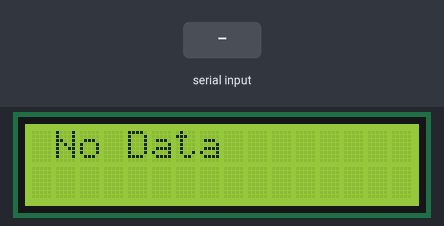
Simulated run of this sketch. Board: Arduino Uno, built with avr-gcc and run on an emulated ATmega328P. Parts: 16×2 character LCD. Inputs (shaded band) come from the test bench.

Above: at 1.7 s.
1.8 s: "1" received over Serial
At 3.4 s:
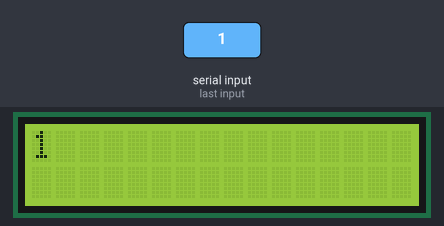
4.5 s: "0" received over Serial
At 6.6 s:
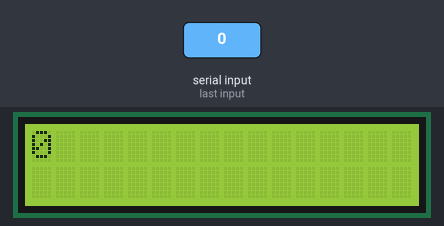
7.0 s: "2" received over Serial
At 8.6 s:
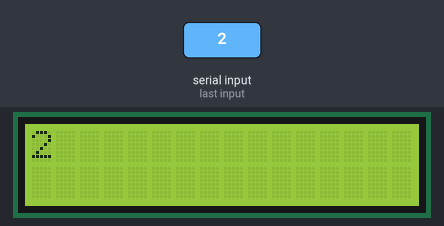
Timing chart, 0 to 10.1 s (numbered marks = the images above; inputs shaded):
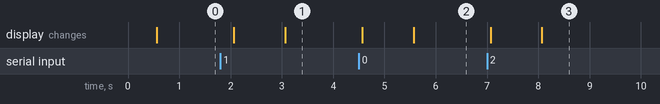

Measured:
- after the input at 1.8 s, the display: first changes after 0.26 s (image 1 shows a later state)
- after the input at 4.5 s, the display: first changes after 0.07 s (image 2 shows a later state)
- after the input at 7.0 s, the display: first changes after 0.07 s (image 3 shows a later state)

The sketch:

ardu-serial-display.ino
```cpp
#include <LiquidCrystal.h>

LiquidCrystal lcd = LiquidCrystal(2, 3, 4, 5, 6, 7);
String displayMsg = "";

void setup() {
    lcd.begin(16, 2);
    Serial.begin(9600);
    lcd.setCursor(1,0);
    lcd.blink();
    lcd.print("No Data");
    delay(500);
    lcd.noBlink();
}

void loop() {
    delay(500);
    lcd.setCursor(1, 0);
    if (Serial.available() > 0) {
        lcd.clear();
        displayMsg = Serial.readString();
        displayMsg.trim();
        lcd.print(displayMsg);
    }
}
```
